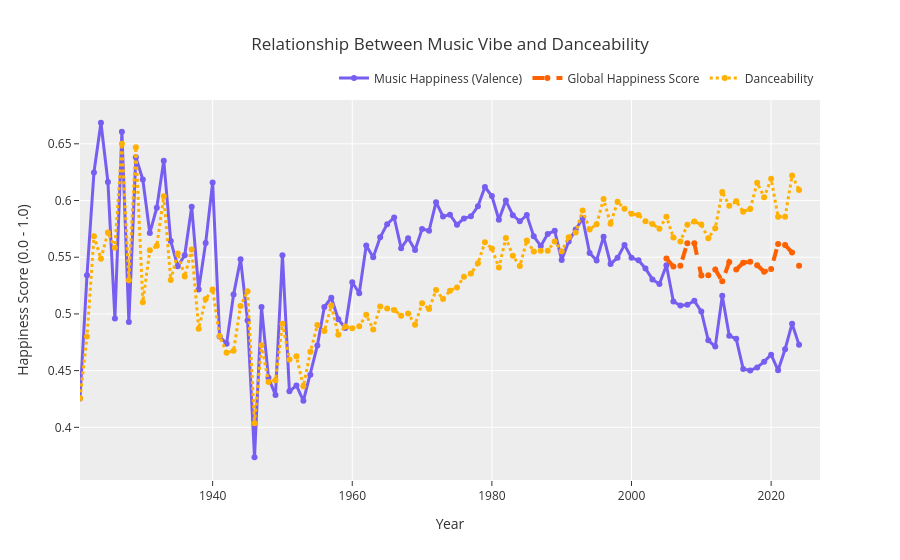

The code cell stored with this chart in its notebook:
### Markdown cell above
## finally we add how dancable the music is, for the large scope

### Code cell
happinessGraph.add_trace(go.Scatter(
    x = yearlyMusic['year'],
    y = yearlyMusic['danceability'],
    mode = 'lines+markers',
    name = 'Danceability',
    line = dict(color = '#FFB000', width = 3, dash = 'dot')));

happinessGraph.update_layout(
    title = 'Relationship Between Music Vibe and Danceability',
    legend = dict(orientation="h", yanchor="bottom", y=1.02, xanchor="right", x=1),
    xaxis = dict(range = [1921, 2027])
);

happinessGraph.show();
